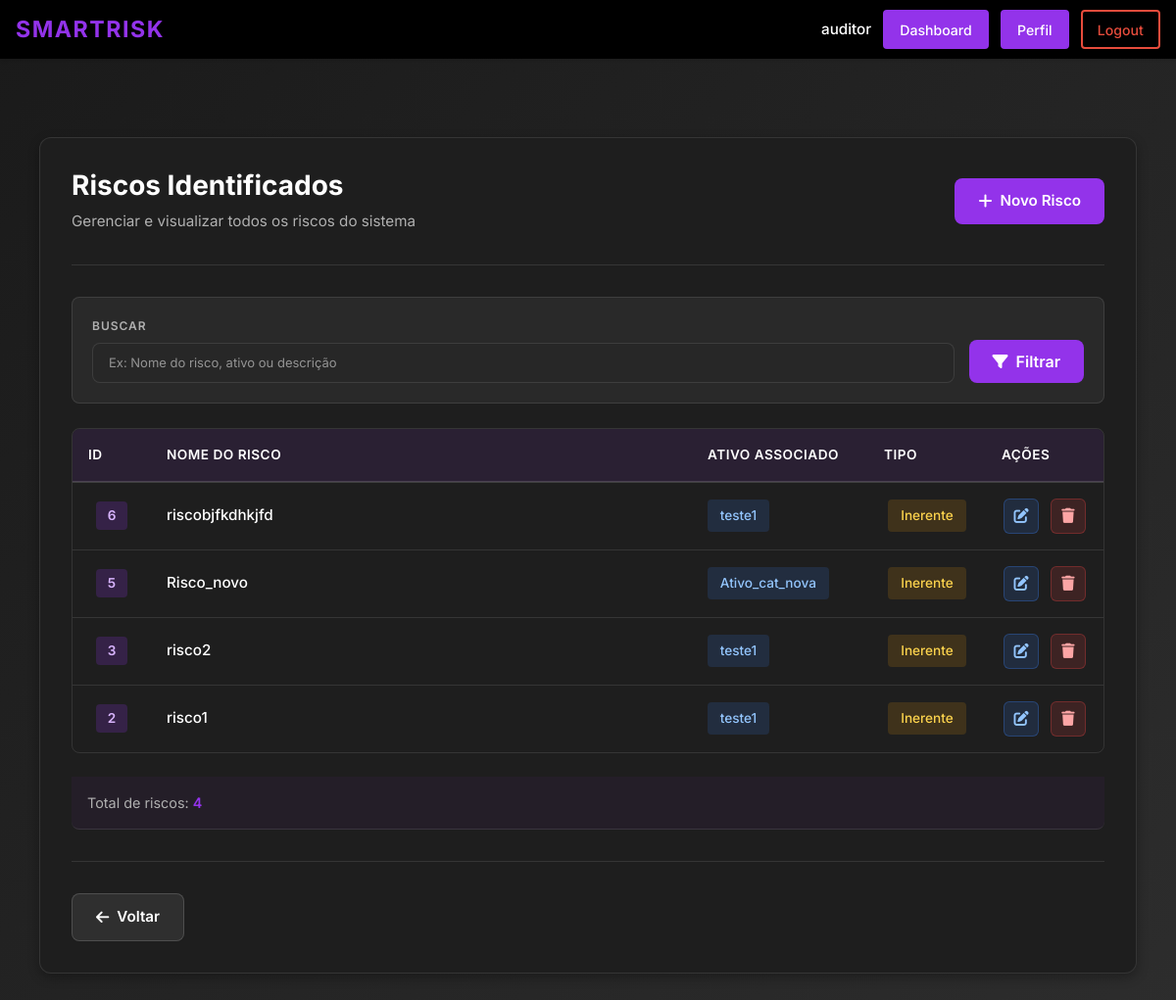
/lista_riscos/ (signed in), run on an earlier commit of the app's database.
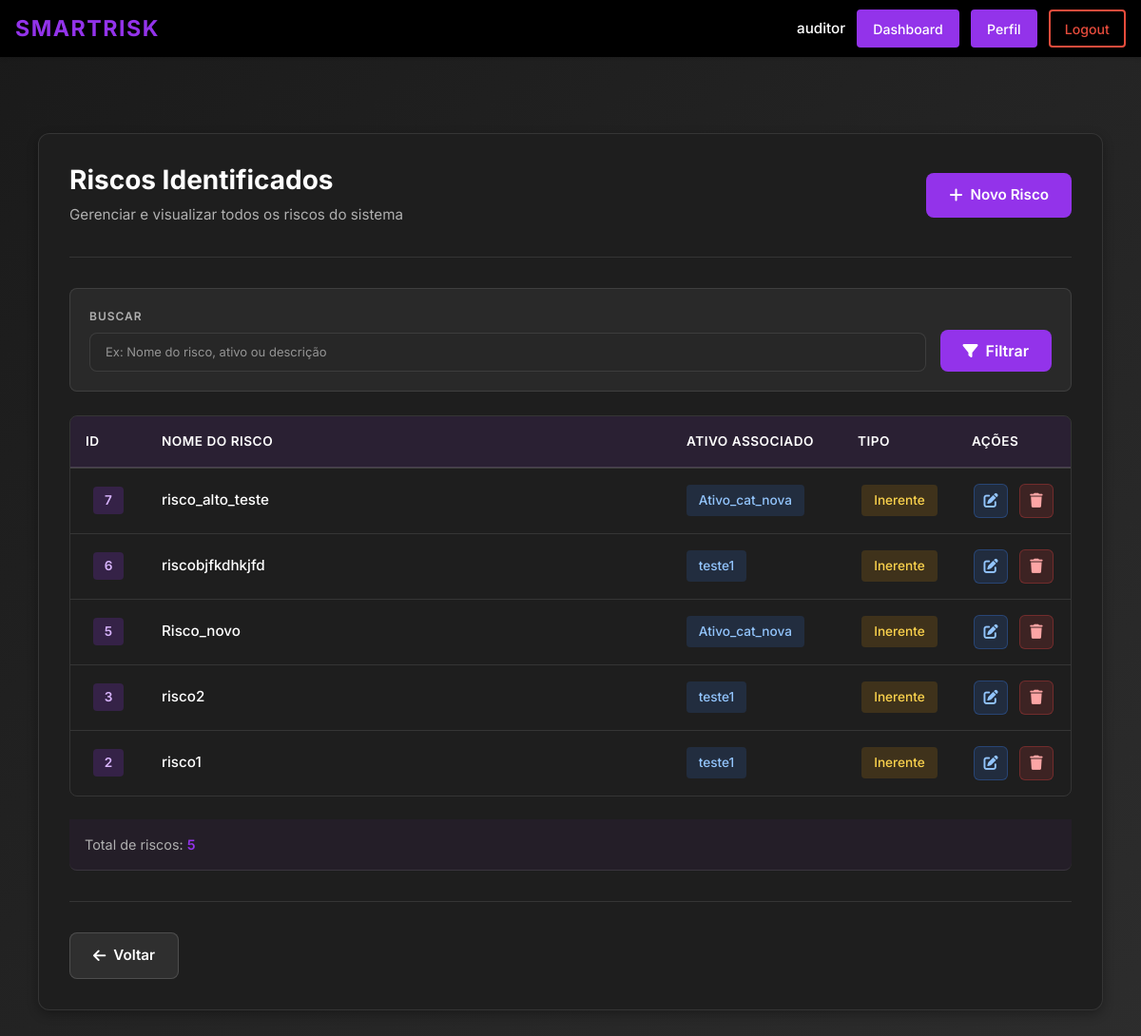
And on a later commit of the database.
### ismsapp/models.py (models this page shows, shortened)
class Risco(models.Model):
    class Tipo(models.TextChoices):
        INERENTE = "inerente", "Inerente"
        RESIDUAL = "residual", "Residual"
    """The asset that is exposed to this risk. Each risk is linked to exactly one asset, but an asset can have multiple risks."""
    ativo = models.ForeignKey(
        Ativo,
        on_delete = models.CASCADE,
        related_name = "riscos",
        help_text = "O ativo que é exposto a este risco.",
    )
    """The name or title of the risk."""
    nome = models.CharField(
        max_length = 255,
        blank = False,
        help_text = "Nome ou título do risco.",
    )
    """Indicates whether this record is an inherent or residual risk assessment. This field is mainly for labelling and filtering purposes, as the actual scores are determined by the respective FK fields. In practice, most scenarios will have both an inherent and a residual assessment within the same Risco record, but this field allows explicit categorization when needed."""
    tipo = models.CharField(
        max_length = 10,
        choices = Tipo.choices,
        help_text = "Indica se este registro está rotulado como uma avaliação de risco inerente ou residual.",
    )
    """Detailed description of the risk scenario, including how the associated threats could exploit vulnerabilities in the asset and what the potential consequences would be. This should provide enough context to understand the nature of the risk and inform the assessment and treatment process."""
    descricao = models.TextField(
        help_text = "Descrição completa do cenário de risco: o que poderia acontecer, por quê, e qual seria o impacto.",
    )
    """The severity of the impact if this risk materialises and no controls are in place. This FK references a Consequencia record that defines the inherent consequence level for this risk scenario."""
    consequencia_inerente = models.ForeignKey(
        Consequencia,
        on_delete = models.PROTECT,
        related_name = "riscos_inerentes",
        null = True,
        blank = True,
        help_text = "A severidade do impacto se este risco materializar e não houver controles em vigor.",
    )
    """The likelihood that this risk will occur if no controls are in place. This FK references a Probabilidade record that defines the inherent probability level for this risk scenario."""
    probabilidade_inerente = models.ForeignKey(
        Probabilidade,
        on_delete = models.PROTECT,
        related_name = "riscos_inerentes",
        null = True,
        blank = True,
        help_text = "A probabilidade de este risco ocorrer sem qualquer controle em vigor.",
    )
    """The overall inherent risk level derived from combining the inherent consequence and probability scores. This FK references a Nivel record that defines the inherent risk level for this scenario. The Nivel records linked here should be of the 'Inerente' type to reflect that they are part of the inherent risk assessment."""
    nivel_inerente = models.ForeignKey(
        Nivel,
        on_delete = models.PROTECT,
        related_name = "riscos_inerentes",
        limit_choices_to = {"tipo": Nivel.Tipo.INERENTE},
        null = True,
        blank = True,
        help_text = (
            "O nível geral de risco inerente derivado da combinação da consequência "
            "e da probabilidade inerentes (ex.: 'Crítico', 'Alto')."
        ),
    )
    """The numerical value of the inherent risk, calculated as probability × consequence."""
    valor_risco_inerente = models.DecimalField(
        max_digits = 5,
        decimal_places = 2,
        null = True,
        blank = True,
        help_text = "Valor numérico do risco inerente (probabilidade × consequência).",
    )
    """The severity of the impact after the planned controls or mitigations have been applied. This FK references a Consequencia record that defines the residual consequence level for this risk scenario."""
    consequencia_residual = models.ForeignKey(
        Consequencia,
        on_delete = models.PROTECT,
        related_name = "riscos_residuais",
        null = True,
        blank = True,
        help_text = "A severidade do impacto após a aplicação dos controles ou mitigações planejados.",
    )
    """The likelihood that this risk will still occur after the planned controls or mitigations have been applied. This FK references a Probabilidade record that defines the residual probability level for this risk scenario."""
    probabilidade_residual = models.ForeignKey(
        Probabilidade,
        on_delete = models.PROTECT,
        related_name = "riscos_residuais",
        null = True,
        blank = True,
        help_text = "A probabilidade de este risco ainda ocorrer após a aplicação dos controles.",
    )
    """The overall residual risk level derived from combining the residual consequence and probability scores. This FK references a Nivel record that defines the residual risk level for this scenario. The Nivel records linked here should be of the 'Residual' type to reflect that they are part of the residual risk assessment. This is the target level the organisation aims to reach through treatment."""
    nivel_residual = models.ForeignKey(
        Nivel,
        on_delete = models.PROTECT,
        related_name = "riscos_residuais",
        limit_choices_to = {"tipo": Nivel.Tipo.RESIDUAL},
        null = True,
        blank = True,
        help_text = (
            "O nível geral de risco residual derivado da combinação da consequência "
            "e da probabilidade residuais. Este é o nível alvo que a organização "
            "pretende alcançar por meio do tratamento."
        ),
    )
    """The numerical value of the residual risk, calculated as probability × consequence after controls."""
    valor_risco_residual = models.DecimalField(
        max_digits = 5,
        decimal_places = 2,
        null = True,
        blank = True,
        help_text = "Valor numérico do risco residual após aplicação dos controles.",
    )
    """The treatment plans selected to address this risk. More than one treatment can apply (e.g. mitigar + compartilhar), and a single treatment plan can be linked to multiple risks if it addresses common scenarios."""
    tratamentos = models.ManyToManyField(
        Tratamento,
        related_name = "riscos",
        blank = True,
        help_text = (
            "Os planos de tratamento selecionados para lidar com este risco. "
            "Mais de um tratamento pode ser aplicado (e.g. mitigar + compartilhar)."
        ),
    )
    class Meta:
        verbose_name = "Risco"
        verbose_name_plural = "Riscos"

class Ativo(models.Model):
    """Name/identifier of the asset (e.g., 'Servidor de Banco de Dados Prod-01')."""
    nome = models.CharField(
        max_length=255,
        default="Ativo",
        help_text="Nome único ou identificador do ativo (ex.: 'Servidor de Banco de Dados Prod-01').",
    )
    """Foreign key to the asset category that classifies this asset."""
    categoria = models.ForeignKey(
        CategoriaAtivo,
        on_delete=models.SET_NULL,
        null=True,
        related_name="ativos",
        help_text="Categoria que classifica este ativo.",
    )
    """Numeric score for the Confidentiality dimension, indicating how sensitive the asset's information is. Higher values mean greater damage if data is disclosed without authorization."""
    confidencialidade = models.PositiveSmallIntegerField(
        verbose_name = "Confidencialidade (C)",
        default = 0,
        help_text = (
            "Grau de sensibilidade das informações deste ativo. "
            "Uma pontuação mais alta indica maior prejuízo caso os dados sejam divulgados sem autorização."
        ),
    )
    """Numeric score for the Integrity dimension, indicating how critical it is that the asset's data remains accurate and unaltered. Higher values mean greater harm if data is modified or corrupted."""
    integridade = models.PositiveSmallIntegerField(
        verbose_name = "Integridade (I)",
        default = 0,
        help_text = (
            "Grau de criticalidade do dado deste ativo. "
            "Uma pontuação mais alta indica maior dano se os dados forem modificados ou corrompidos."
        ),
    )
    """Numeric score for the Availability dimension, indicating how important it is that the asset is accessible when needed. Higher values mean more severe impact if the asset becomes unavailable."""
    disponibilidade = models.PositiveSmallIntegerField(
        verbose_name = "Disponibilidade (D)",
        default = 0,
        help_text = (
            "Grau de importância do acesso a este ativo quando necessário. "
            "Uma pontuação mais alta indica impacto mais severo se o ativo se tornar indisponível."
        ),
    )
    """The Privacy dimension score, indicating how much the asset handles personal data subject to privacy regulations. Higher values mean greater exposure to privacy-related obligations and risks."""
    privacidade = models.PositiveSmallIntegerField(
        verbose_name = "Privacidade (P)",
        default = 0,
        help_text = (
            "O grau em que este ativo lida com dados pessoais sujeitos a regulamentações de privacidade. "
            "Uma pontuação mais alta indica maior exposição a obrigações e riscos relacionados à privacidade."
        ),
    )
    """Composite CIDP weight calculated from the four dimension scores previously defined. This value is used in risk scoring to reflect the overall criticality of the asset. Consider overriding the save() method or using a @property to automatically keep this value in sync whenever any of the individual dimension scores are updated."""
    peso_cidp = models.DecimalField(
        max_digits = 5,
        decimal_places = 2,
        default = 0,
        help_text = (
            "Peso composto CIDP calculado a partir das quatro pontuações de dimensão acima. "
        ),
    )
    class Meta:
        verbose_name = "Ativo"
        verbose_name_plural = "Ativos"

### ismsapp/views.py (the view)
# urls.py: path("lista_riscos/", views.ReadRiscoView.as_view(), name="lista_riscos"),
class ReadRiscoView(View):
    template_name = "ismsapp/lista_riscos.html"
    def _check_permission(self, user):
        if not user.is_authenticated:
            return False
        user_profile = getattr(user, 'profile', None)
        if not user_profile:
            return False
        allowed_actors = [
            UserProfile.Actor.AUDITOR,
            UserProfile.Actor.ANALISTA
        ]
        return user_profile.actor_type in allowed_actors
    def _check_edit_permission(self, user):
        if not user.is_authenticated:
            return False
        user_profile = getattr(user, 'profile', None)
        if not user_profile:
            return False
        allowed_actors = [
            UserProfile.Actor.AUDITOR,
            UserProfile.Actor.ANALISTA
        ]
        return user_profile.actor_type in allowed_actors
    @method_decorator(login_required(login_url="login"))
    def get(self, request, *args, **kwargs):
        if not self._check_permission(request.user):
            return redirect('dashboard')
        from .models import Risco
        from django.db.models import Q
        search_query = request.GET.get('search', '').strip()
        riscos = Risco.objects.all().order_by('-id')
        if search_query:
            riscos = riscos.filter(
                Q(nome__icontains=search_query) |
                Q(descricao__icontains=search_query) |
                Q(ativo__nome__icontains=search_query)
            )
        pode_editar_deletar = self._check_edit_permission(request.user)
        contexto = {
            'riscos': riscos,
            'pode_editar_deletar': pode_editar_deletar,
            'search_query': search_query,
        }
        return render(request, self.template_name, contexto)

### ismsapp/templates/ismsapp/lista_riscos.html (shortened to what the changed rows need)
{% extends "ismsapp/base.html" %}
{% load static %}
{% block extra_css %}
    <link href="https://cdn.jsdelivr.net/npm/bootstrap@5.3.0/dist/css/bootstrap.min.css" rel="stylesheet">
    <link href="https://cdnjs.cloudflare.com/ajax/libs/font-awesome/6.4.0/css/all.min.css" rel="stylesheet">
    <link href="{% static 'css/ismsapp/lista_riscos.css' %}" rel="stylesheet">
{% endblock %}
{% block content %}
    <div class="lista-container">
        <div class="lista-card">
            <div class="lista-header">
                <div class="header-content">
                    <h1>Riscos Identificados</h1>
                </div>
            </div>
            {% if riscos %}
                <div class="risks-table-wrapper">
                    <table class="risks-table">
                        <thead>
                            <tr>
                                <th>ID</th>
                                <th>Nome do Risco</th>
                                <th>Ativo Associado</th>
                                <th>Tipo</th>
                                <th>Ações</th>
                            </tr>
                        </thead>
                        <tbody>
                            {% for risco in riscos %}
                                <tr>
                                    <td class="risk-id-cell">
                                        <span class="id-badge">{{ risco.id }}</span>
                                    </td>
                                    <td class="risk-name-cell">
                                        {{ risco.nome }}
                                    </td>
                                    <td class="risk-asset-cell">
                                        {% if risco.ativo %}
                                            <span class="asset-badge">{{ risco.ativo.nome }}</span>
                                        {% else %}
                                            <span class="asset-badge empty">Sem ativo</span>
                                        {% endif %}
                                    </td>
                                    <td class="risk-type-cell">
                                        <span class="type-badge {% if risco.tipo == 'inerente' %}inerente{% else %}residual{% endif %}">
                                            {{ risco.get_tipo_display }}
                                        </span>
                                    </td>
                                    <td class="risk-actions-cell">
                                        <div class="action-buttons">
                                            <a href="{% url 'editar_risco' risco.id %}" class="action-btn view-btn" title="Editar">
                                                <i class="fas fa-edit"></i>
                                            </a>
                                            {% if pode_editar_deletar %}
                                                <a href="{% url 'deletar_risco' risco.id %}" class="action-btn delete-btn" title="Deletar">
                                                    <i class="fas fa-trash"></i>
                                                </a>
                                            {% endif %}
                                        </div>
                                    </td>
                                </tr>
                            {% endfor %}
                        </tbody>
                    </table>
                </div>
                <div class="table-info">
                    <p>Total de riscos: <strong>{{ riscos.count }}</strong></p>
                </div>
            {% endif %}
        </div>
    </div>
{% endblock %}

What changed in the data, as far as the page shows it:
added Risco: id "7", nome "risco_alto_teste", ativo.nome "Ativo_cat_nova", tipo "Inerente"
Also different on the page:
{{ riscos.count }}: "4" → "5"
